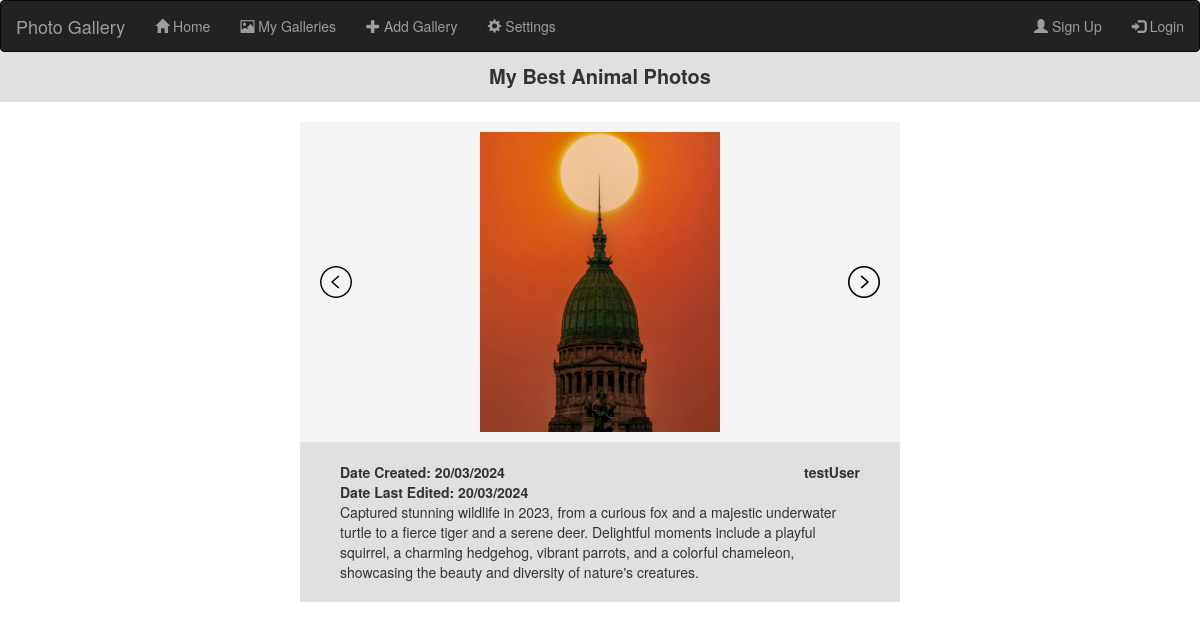
/viewGallery2, run on an earlier commit of the app's database.
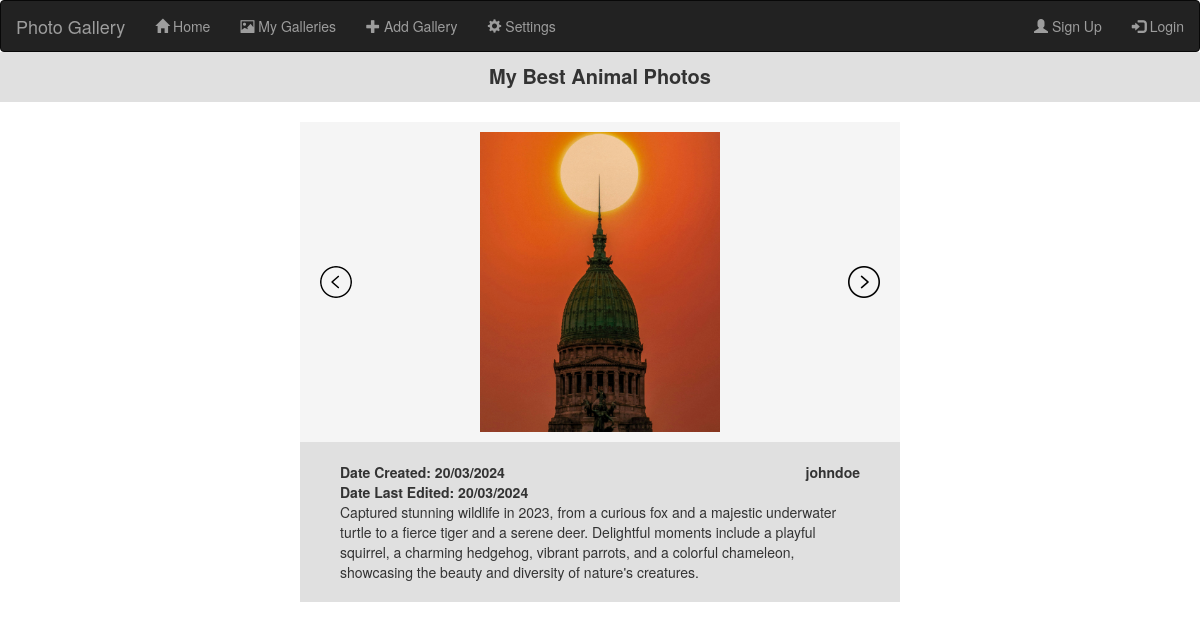
And on a later commit of the database.
### app.py (models this page shows, shortened)
class User(UserMixin, db.Model):
    __tablename__ = 'users'
    __bind_key__ = 'users'
    id = db.Column(db.Integer, primary_key = True)
    fname = db.Column(db.String(32))
    lname = db.Column(db.String(32))
    email = db.Column(db.String(300), unique = True)
    username = db.Column(db.String(24))
    passwordHash = db.Column(db.String(128))
    galleries = db.relationship('Gallery', backref='user')

### app.py (the view)
@app.route("/viewGallery<int:galleryID>")
def viewGallery(galleryID):
    gallery = getGalleries()[galleryID]
    photos = Photo.query.filter_by(galleryId=gallery['id']).all()
    URLs = {}
    count = 0
    for photo in photos:
        URLs[count] = photo.photoURL
        count += 1
    return render_template('indvGallery.html', URLs = URLs, username = getCurrentUsername(), title = gallery['title'], description = gallery['description'], numPhotos = gallery['numPhotos'], dateCreated = gallery['dateCreated'], dateLastEdited = gallery['dateLastEdited'], galleryUsername = users[gallery['userId']]["username"], loggedIn = isLoggedIn())

### app.py (called while the page is built, shortened)
def getCurrentUsername():
    currentUserID = session.get("userId", None)
    currentUsername = None
    if currentUserID != None:
        currentUsername = loadUser(currentUserID).username
    return currentUsername

def isLoggedIn():
    if 'loggedIn' not in session:
        session['loggedIn'] = False
        session.modified = True
    return session['loggedIn']

def getGalleries(refresh = False):
    return galleries

### templates/indvGallery.html (shortened to what this page needs)
{% extends "base.html" %}
{% block content %}
    <div class = "pageTitle">
        {{title}}
    </div>
    <div id = "indvGallery">
        <div class = "galleryImages">
            <img src = "{{ url_for('static', filename = 'leftArrow.png') }}" class = "leftArrow" onclick = "nextPhoto(-1)">
            <img src = "{{URLs[0]}}" id = "photo" class = "galleryPhoto">
            <img src = "{{ url_for('static', filename = 'rightArrow.png') }}" class = "rightArrow" onclick = "nextPhoto(1)">
        </div>
        <div class = "galleryDetails">
            <div class = "galleryDates">
                Date Created: {{dateCreated.strftime('%d/%m/%Y')}}<br>
                Date Last Edited: {{dateLastEdited.strftime('%d/%m/%Y')}}
            </div>
            <div class = "galleryUser">{{galleryUsername}}</div>
            <div class = "galleryDescription">
                {{description}}
            </div>
        </div>
    </div>
{% endblock %}

What changed in the data, as far as the page shows it:
no longer on this page (row edited): User: username "testUser"
now on this page (row edited): User: username "johndoe"
